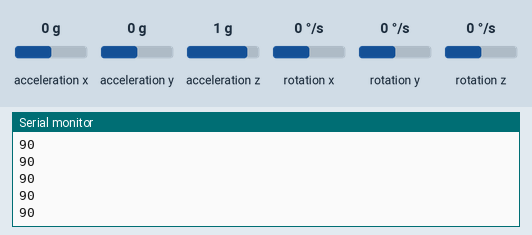
Simulated run of this sketch. Board: Arduino Uno, built with avr-gcc and run on an emulated ATmega328P. On the bench: the last lines printed to the serial monitor. Inputs (shaded band) come from the test bench; at power-on: acceleration y 0 g, acceleration x 0 g, acceleration z 1 g, rotation x 0 °/s, rotation y 0 °/s, rotation z 0 °/s.

Above: at 1.2 s.
1.3 s: acceleration y set to -1.4 g
At 1.31 s:
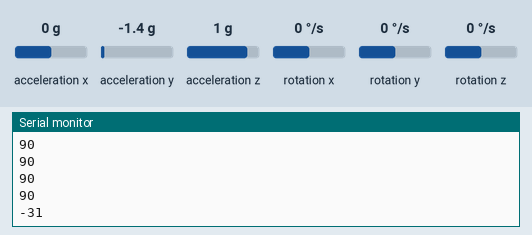
2.8 s: acceleration y set to -0.8 g
At 2.83 s:
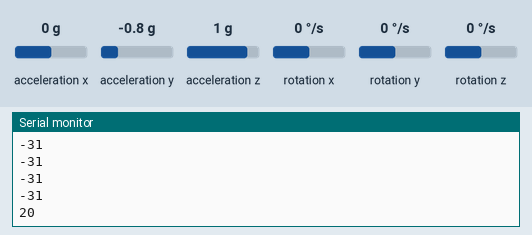
Timing chart, 0 to 5.8 s (numbered marks = the images above; inputs shaded):
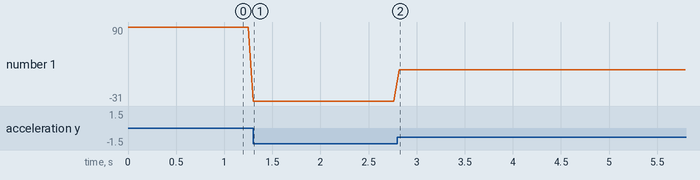

The sketch:

MPU6050_to_Matlab.ino
```cpp
/*

Connections:

MPU6050_____UNO
VCC_________3.3v
GND_________GND
SCL_________PinA5
SDA_________PinA4

*/


#include "Wire.h"
#include "I2Cdev.h"
#include "MPU6050.h"
#include "Servo.h"

MPU6050 mpu;

int16_t ax, ay, az;
int16_t gx, gy, gz;


long val, val2;
long prevVal;

void setup()
{
    Wire.begin();
    Serial.begin(9600);
    mpu.initialize();

}

void loop()
{
    mpu.getMotion6(&ax, &ay, &az, &gx, &gy, &gz);
    val = map(ay, -17000, 17000, 0, 180);
    Serial.println(val);
    delay(50);
}
```

Measured:
- after the input at 1.3 s, the serial monitor: prints a new line at once (image 1)
- after the input at 2.8 s, the serial monitor: prints a new line at once (image 2)
- plotted number 1: 90 → -31 after the input at 1.3 s, -31 → 20 after the input at 2.8 s
